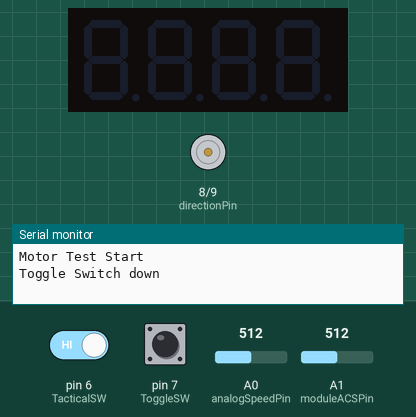
A program run on a simulated Arduino Pro Mini, built with avr-gcc and run on an emulated ATmega328P. Shown: 4-digit seven-segment display, direction and speed pins drawn as motors (green arrow = direction pin HIGH = forward, orange = LOW = backward, longer = more drive), the last lines printed to the serial monitor. The test bench sets the inputs (shaded band); at power-on: pin 7 (ToggleSW) HIGH, pin 6 (TacticalSW) HIGH, A0 (analogSpeedPin) = 512, A1 (moduleACSPin) = 512.

Above: at 1.8 s.
1.9 s: pin 7 (ToggleSW) pulled LOW for 0.15 s
At 2.4 s:
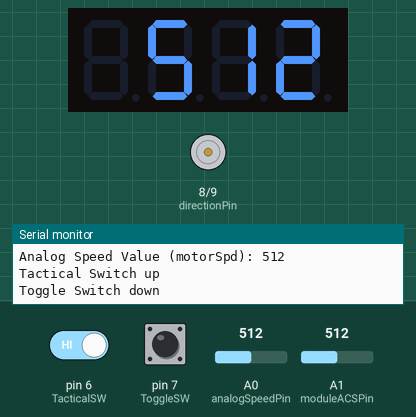
3.5 s: pin 7 (ToggleSW) pulled LOW for 3.2 s
At 4.3 s:
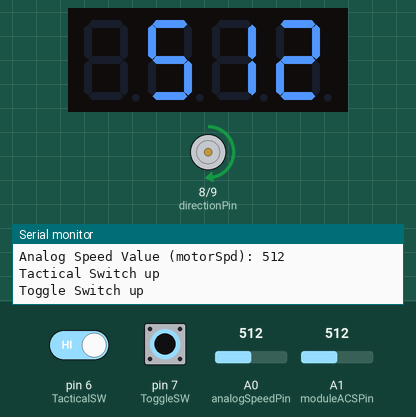
8.2 s: pin 6 (TacticalSW) driven LOW and pin 7 (ToggleSW) driven LOW
At 11.0 s:
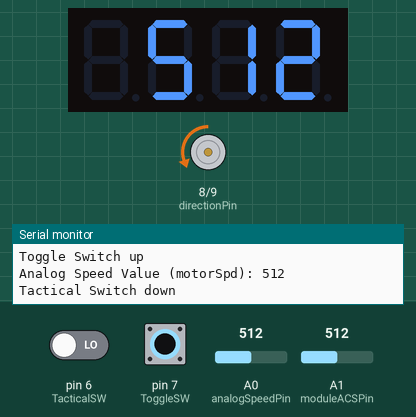
11.2 s: A0 (analogSpeedPin) set to 0
At 14.1 s:
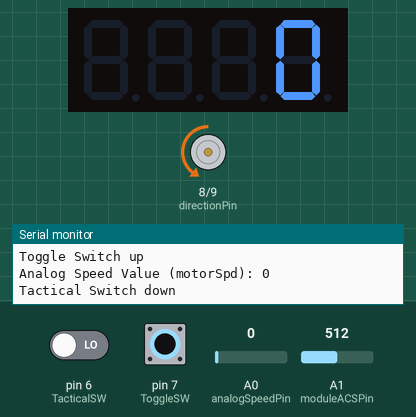
14.2 s: A1 (moduleACSPin) set to 900
17.2 s: A1 (moduleACSPin) set to 90
Timing chart, 0 to 21.2 s (numbered marks = the images above; inputs shaded):
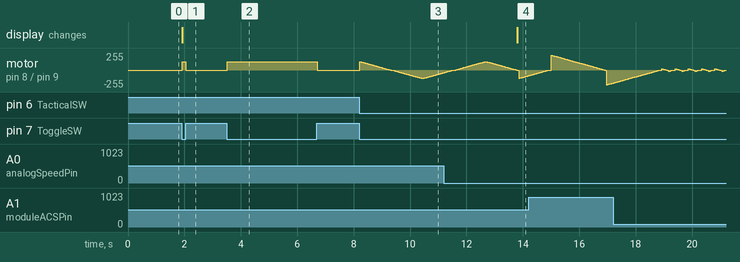

The program:

main.cpp
```cpp
#include <Arduino.h>
#include <TM1637Float.h>
#include <TM1637Display.h>

#include <kjwMotor.h>
#include <ACS712Sensor.h>

#include "header.h"
#define TEST_DELAY 1000

kjwMotor motor(speedPin, directionPin);
ACS712Sensor currentSensor(imACSPin, sensorSensitivity5A);
// ACS712Sensor curentSensorModule(moduleACSPin, sensorSensitivity20A);
TM1637Float tm1637Float(CLK, DIO);
float readCurrent(ACS712Sensor &sensor);
void test1(void);
// void test2(void);
void ToggleDirection(kjwMotor &motor, TM1637Float &tm1637Float);

void setup()
{
    pinMode(ToggleSW, INPUT_PULLUP); // 토글 스위치 핀 설정
    pinMode(TacticalSW, INPUT_PULLUP); // 전술 스위치 핀 설정
    pinMode(analogSpeedPin, INPUT); // 아날로그 핀 설정

    Serial.begin(115200); // 시리얼 통신 시작
    Serial.println("Motor Test Start");

    // 초기 속도와 방향 설정
    motor.Speed(0); // 속도 50%
    motor.Dir(CW); // 시계 방향

    tm1637Float.setBrightness(7); // 디스플레이 밝기 설정 (0~7)
    tm1637Float.clear(); // 디스플레이 초기화
}

void loop()
{
    int motorSpd = analogRead(analogSpeedPin); // 아날로그 핀에서 속도 읽기
    if (digitalRead(ToggleSW) == HIGH) // 토글 스위치가 눌리면
    {
        Serial.println("Toggle Switch down");
        motor.Speed(0); // 모터정지
        delay(TEST_DELAY); // 1초 대기
        while(digitalRead(ToggleSW) == HIGH) // 스위치가 눌려있는 동안 정지
        { };
    }
    else {
        Serial.println("Toggle Switch up");
        Serial.print("Analog Speed Value (motorSpd): ");
        Serial.println(motorSpd);
        motor.Speed(map(motorSpd, 0, 1023, 0, 100)); // 모터 속도 설정
        if (digitalRead(TacticalSW) == LOW) // 전술 스위치가 눌리면
        {
            Serial.println("Tactical Switch down");
            ToggleDirection(motor, tm1637Float); // 방향 전환
        }
        else {
            Serial.println("Tactical Switch up");
        }
    }
    tm1637Float.showNumberDec(motorSpd);
}


float readCurrent(ACS712Sensor &sensor)
{
    float current = sensor.readCurrent();
    Serial.print("Current sensor value: ");
    Serial.println(current);
    // 디스플레이에 전류 값 표시
    // Serial.print("Analog reading: ");
    // Serial.println(analogRead(sensor.readRawValue()));
    return current;
}


void test1(void)
{
    delay(500); // 500ms 대기
    // 전류 센서에서 전류 값 읽기
    // 아날로그 핀 A0에서 값을 읽고 motorSpd에 저장
    int motorSpd = analogRead(analogSpeedPin);
    // Serial.print("Analog Speed Value (motorSpd): ");
    // Serial.println(motorSpd);
    // display.clear(); // 디스플레이 초기화

    // 속도 증가 테스트
    for (int speed = 0; speed <= 100; speed += 10)
    {
        motor.Speed(speed);
        Serial.print("Speed: ");
        Serial.println(speed);
        delay(1000);
        tm1637Float.displayFloat(readCurrent(currentSensor), 2); // 소수점 1자리로 표시
        // display.showNumberDecEx( (int) (readCurrent(currentSensor) * 100), 0x40, true, 4, 0); // 4자리로 표시
    }

    // 속도 감소 테스트
    for (int speed = 100; speed >= 0; speed -= 10)
    {
        motor.Speed(speed);
        Serial.print("Speed: ");
        Serial.println(speed);
        delay(1000);
        tm1637Float.displayFloat(readCurrent(currentSensor), 2); // 소수점 1자리로 표시
        // display.showNumberDecEx( (int) (readCurrent(currentSensor) * 100), 0x40, true, 4, 0); // 4자리로 표시
    }

    // 방향 전환 테스트
    motor.ToggleDirection();
    Serial.println("Direction Toggled");

    // 속도 증가 테스트
    for (int speed = 0; speed <= 100; speed += 10)
    {
        motor.Speed(speed);
        Serial.print("Speed: ");
        Serial.println(speed);
        delay(1000);
        tm1637Float.displayFloat(readCurrent(currentSensor), 2); // 소수점 1자리로 표시
        // display.showNumberDecEx( (int) (readCurrent(currentSensor) * 100), 0x40, true, 4, 0); // 4자리로 표시
    }

    // 속도 감소 테스트
    for (int speed = 100; speed >= 0; speed -= 10)
    {
        motor.Speed(speed);
        Serial.print("Speed: ");
        Serial.println(speed);
        delay(1000);
        tm1637Float.displayFloat(readCurrent(currentSensor), 2); // 소수점 1자리로 표시
        // display.showNumberDecEx( (int) (readCurrent(currentSensor) * 100), 0x40, true, 4, 0); // 4자리로 표시
    }

    // 방향 전환 테스트
    motor.ToggleDirection();
    Serial.println("Direction Toggled");

    // // TM1637 디스플레이에 전류 값 표시
    // int displayValue = static_cast<int>(current * 100); // 전류 값을 소수점 두 자리까지 정수로 변환
    // display.showNumberDec(displayValue, true, 4, 0); // 4자리로 표시
}
/*
void test2(void)
{
    delay(500); // 500ms 대기
    // 전류 센서에서 전류 값 읽기
    // 아날로그 핀 A0에서 값을 읽고 motorSpd에 저장
    // int motorSpd = analogRead(analogSpeedPin);
    // Serial.print("Analog Speed Value (motorSpd): ");
    // Serial.println(motorSpd);
    // 디스플레이 초기화
    // display.clear();

    // 속도 증가 테스트
    for (int speed = 0; speed <= 100; speed += 10)
    {
        motor.Speed(speed);
        Serial.print("Speed: ");
        Serial.println(speed);
        delay(1000);
        display.showNumberDecEx( (int) (readCurrent(currentSensorModule) * 100), 0x40, true, 4, 0); // 4자리로 표시
    }

    // 속도 감소 테스트
    for (int speed = 100; speed >= 0; speed -= 10)
    {
        motor.Speed(speed);
        Serial.print("Speed: ");
        Serial.println(speed);
        delay(1000);
        display.showNumberDecEx( (int) (readCurrent(currentSensorModule) * 100), 0x40, true, 4, 0); // 4자리로 표시
    }

    // 방향 전환 테스트
    motor.ToggleDirection();
    Serial.println("Direction Toggled");

    // 속도 증가 테스트
    for (int speed = 0; speed <= 100; speed += 10)
    {
        motor.Speed(speed);
        Serial.print("Speed: ");
        Serial.println(speed);
        delay(1000);
        display.showNumberDecEx( (int) (readCurrent(currentSensorModule) * 100), 0x40, true, 4, 0); // 4자리로 표시
    }

    // 속도 감소 테스트
    for (int speed = 100; speed >= 0; speed -= 10)
    {
        motor.Speed(speed);
        Serial.print("Speed: ");
        Serial.println(speed);
        delay(1000);
        display.showNumberDecEx( (int) (readCurrent(currentSensorModule) * 100), 0x40, true, 4, 0); // 4자리로 표시
    }

    // 방향 전환 테스트
    motor.ToggleDirection();
    Serial.println("Direction Toggled");
} */
void ToggleDirection(kjwMotor &motor, TM1637Float &display)
{
    int motorSpd = analogRead(analogSpeedPin); // 아날로그 핀에서 속도 읽기
    // 모터 속도 감소
    for(int i = motor.GetSpeed() - 1 ; i >= 1; i -= 10)
    {
        motor.Speed(map(i, 0, 1023, 0, 100));
        // delay(6);
        display.showNumberDec(i); // 소수점 1자리로 표시
    }
    // 방향 전환
    motor.ToggleDirection();
    Serial.println("Direction Toggled");
    // 모터 속도 감소
    for(int i = 0; i <= motorSpd; i += 10)
    {
        motor.Speed(map(i, 0, 1023, 0, 100));
        // delay(6);
        display.showNumberDec(i); // 소수점 1자리로 표시
    }
}
```

header.h
```cpp
#ifndef MY_HEADER_H
#define MY_HEADER_H

#include <Arduino.h>

#define speedPin  9 // PWM 핀
#define directionPin  8 // 디지털 핀
#define analogSpeedPin  A0 // 볼륨
#define imACSPin  A2 // 아날로그 핀 A2
#define moduleACSPin  A1 // 아날로그 핀 A1
#define sensorSensitivity5A  185 // 5A 센서의 감도 (mV/A)
#define sensorSensitivity20A  100 // 20A 센서의 감도 (mV/A)
#define CLK  4 // TM1637 CLK 핀
#define DIO  5 // TM1637 DIO 핀
#define ToggleSW 7
#define TacticalSW 6

#endif // MY_HEADER_H
// End of file
```

Measured:
- after the input at 1.9 s, motor on pin 8 (directionPin) / pin 9 (speedPin): stopped → forward 127/255 at once, → stopped 0.13 s later; the display: changes at once (image 1)
- after the input at 3.5 s, motor on pin 8 (directionPin) / pin 9 (speedPin): stopped → forward 127/255 at once, → stopped 3.2 s later
- after the input at 11.2 s, the display: changes after 2.6 s (image 4)
